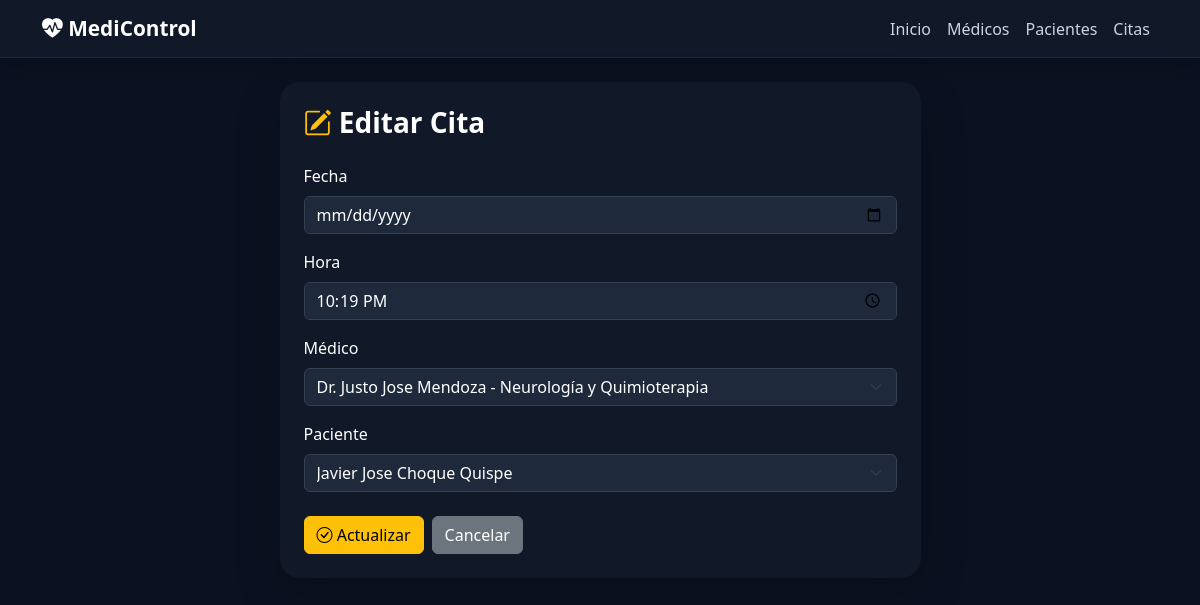
Screenshot of /citas/edit/1 with the database file from the repository.
### src/citas/models.py (models this page shows, shortened)
class Cita(db.Model):
    __tablename__ = 'citas'
    id = db.Column(db.Integer, primary_key=True)
    fecha = db.Column(db.DateTime, nullable=False)
    hora = db.Column(db.Time, nullable=False)
    paciente_id = db.Column(db.Integer, db.ForeignKey('pacientes.id'), nullable=False)
    medico_id = db.Column(db.Integer, db.ForeignKey('medicos.id'), nullable=False)
    paciente = db.relationship('Paciente', back_populates='citas')
    medico = db.relationship('Medico', back_populates='citas')

### src/medicos/models.py (models this page shows, shortened)
class Medico(db.Model):
    __tablename__ = 'medicos'
    id = db.Column(db.Integer, primary_key=True)
    nombre = db.Column(db.String, nullable=False)
    especialidad = db.Column(db.String, nullable=False)
    citas = db.relationship('Cita', back_populates='medico', cascade='all, delete-orphan')

### src/pacientes/models.py (models this page shows, shortened)
class Paciente(db.Model):
    __tablename__ = 'pacientes'
    id = db.Column(db.Integer, primary_key=True)
    nombre = db.Column(db.String, nullable=False)
    telefono = db.Column(db.String, nullable=False)
    citas = db.relationship('Cita', back_populates='paciente', cascade='all, delete-orphan')

### src/citas/routes.py (the view, shortened to what this page needs)
@bp_citas.route('/edit/<int:id>', methods=['GET', 'POST'])
def edit(id):
    cita = Cita.query.get_or_404(id)
    medicos = Medico.query.all()
    pacientes = Paciente.query.all()
    return render_template(
        'cita/edit.html',
        cita=cita,
        medicos=medicos,
        pacientes=pacientes
    )

### src/citas/templates/cita/edit.html
{% extends 'base.html' %}
{% block content %}
<div class="row justify-content-center">
    <div class="col-lg-7">
        <div class="card shadow-lg border-0">
            <div class="card-body p-4 text-white">
                <h3 class="fw-bold mb-4 text-white">
                    <i class="bi bi-pencil-square text-warning"></i>
                    Editar Cita
                </h3>
                <form method="POST">
                    <div class="mb-3">
                        <label class="form-label text-white">
                            Fecha
                        </label>
                        <input
                            type="date"
                            name="fecha"
                            class="form-control"
                            value="{{ cita.fecha }}"
                            required
                        >
                    </div>
                    <div class="mb-3">
                        <label class="form-label text-white">
                            Hora
                        </label>
                        <input
                            type="time"
                            name="hora"
                            class="form-control"
                            value="{{ cita.hora }}"
                            required
                        >
                    </div>
                    <div class="mb-3">
                        <label class="form-label text-white">
                            Médico
                        </label>
                        <select
                            name="medico_id"
                            class="form-select"
                            required>
                            {% for medico in medicos %}
                            <option
                                value="{{ medico.id }}"
                                {% if medico.id == cita.medico_id %}
                                    selected
                                {% endif %}
                            >
                                {{ medico.nombre }} - {{ medico.especialidad }}
                            </option>
                            {% endfor %}
                        </select>
                    </div>
                    <div class="mb-4">
                        <label class="form-label text-white">
                            Paciente
                        </label>
                        <select
                            name="paciente_id"
                            class="form-select"
                            required>
                            {% for paciente in pacientes %}
                            <option
                                value="{{ paciente.id }}"
                                {% if paciente.id == cita.paciente_id %}
                                    selected
                                {% endif %}
                            >
                                {{ paciente.nombre }}
                            </option>
                            {% endfor %}
                        </select>
                    </div>
                    <div class="d-flex gap-2">
                        <button
                            type="submit"
                            class="btn btn-warning">
                            <i class="bi bi-check-circle"></i>
                            Actualizar
                        </button>
                        <a href="{{ url_for('citas.index') }}"
                           class="btn btn-secondary">
                            Cancelar
                        </a>
                    </div>
                </form>
            </div>
        </div>
    </div>
</div>
{% endblock %}

### src/templates/base.html (style rules this page uses)
body { background: #0b1120; color: white; min-height: 100vh; }
.card { background: #111827; border: 1px solid #1e293b; border-radius: 20px; }
.form-control, .form-select { background-color: #1e293b; color: white; border: 1px solid #334155; }

### rows the page displays
Cita: hora "22:19:00", medico_id "Dr. Justo Jose Mendoza - Neurología y Quimioterapia", paciente_id "Javier Jose Choque Quispe"
